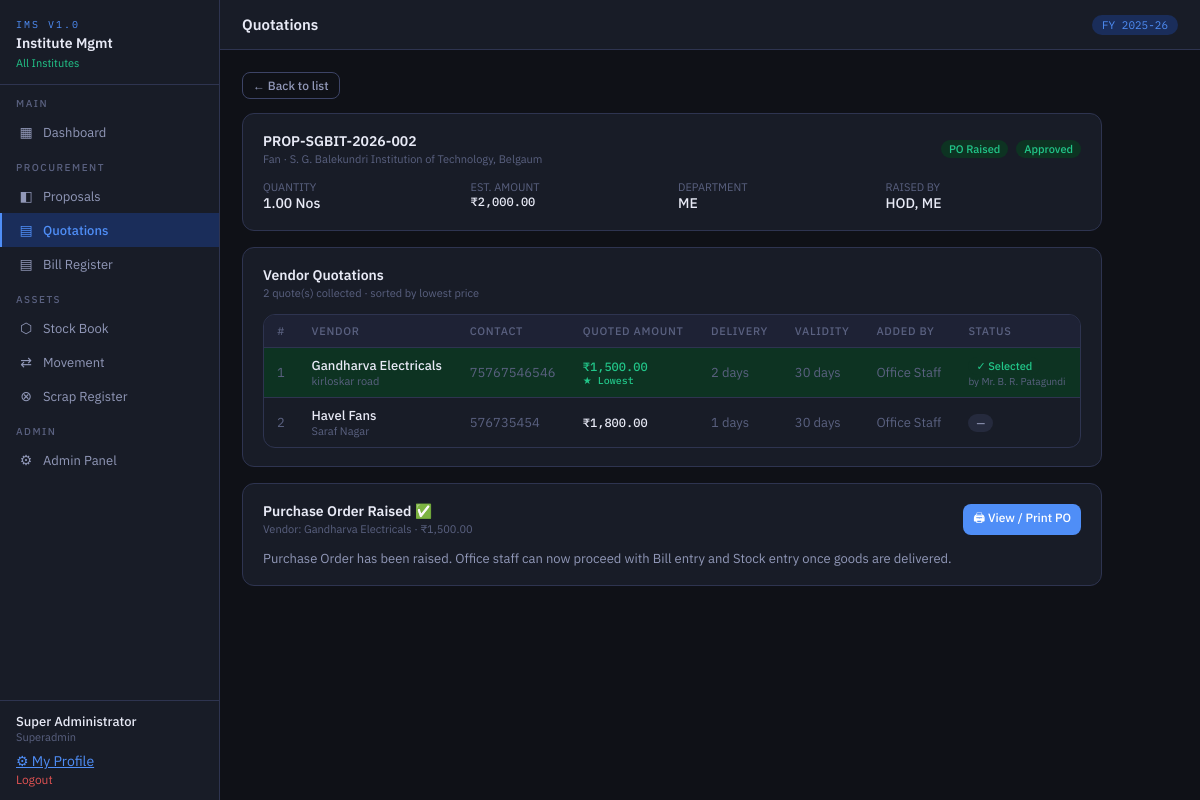
The page /modules/quotations/index.php?proposal_id=4 (signed in) on the database its author committed.
### tables this page shows
CREATE TABLE `proposals` (
  `id` int(10) UNSIGNED NOT NULL,
  `inst_id` int(10) UNSIGNED NOT NULL,
  `fy_id` tinyint(3) UNSIGNED NOT NULL,
  `proposal_no` varchar(25) NOT NULL,
  `proposal_date` date NOT NULL,
  `department` varchar(100) DEFAULT NULL,
  `item_name` varchar(200) NOT NULL,
  `cat_id` smallint(5) UNSIGNED DEFAULT NULL,
  `quantity` decimal(10,2) NOT NULL,
  `unit` varchar(20) DEFAULT 'Nos',
  `est_amount` decimal(12,2) NOT NULL,
  `justification` text DEFAULT NULL,
  `raised_by` varchar(100) DEFAULT NULL,
  `designation` varchar(80) DEFAULT NULL,
  `status` enum('Pending','Approved','Rejected','Purchased') DEFAULT 'Pending',
  `quotation_status` enum('Not Started','Quotes Collected','Vendor Selected','PO Raised') DEFAULT 'Not Started',
  `approved_by` varchar(100) DEFAULT NULL,
  `approved_date` date DEFAULT NULL,
  `approval_note` text DEFAULT NULL,
  `created_by` int(10) UNSIGNED DEFAULT NULL,
  `created_at` timestamp NOT NULL DEFAULT current_timestamp()
);

CREATE TABLE `institutes` (
  `id` int(10) UNSIGNED NOT NULL,
  `type_id` tinyint(3) UNSIGNED NOT NULL,
  `inst_code` varchar(12) NOT NULL,
  `inst_name` varchar(120) NOT NULL,
  `address` text DEFAULT NULL,
  `city` varchar(60) DEFAULT NULL,
  `district` varchar(60) DEFAULT NULL,
  `state` varchar(60) DEFAULT 'Karnataka',
  `pincode` varchar(10) DEFAULT NULL,
  `phone` varchar(20) DEFAULT NULL,
  `email` varchar(100) DEFAULT NULL,
  `principal` varchar(100) DEFAULT NULL,
  `is_active` tinyint(1) DEFAULT 1,
  `created_at` timestamp NOT NULL DEFAULT current_timestamp()
);

CREATE TABLE `quotations` (
  `id` int(10) UNSIGNED NOT NULL,
  `inst_id` int(10) UNSIGNED NOT NULL,
  `proposal_id` int(10) UNSIGNED NOT NULL,
  `vendor_name` varchar(150) NOT NULL,
  `vendor_contact` varchar(100) DEFAULT NULL,
  `vendor_address` text DEFAULT NULL,
  `vendor_gstin` varchar(20) DEFAULT NULL,
  `quoted_amount` decimal(12,2) NOT NULL,
  `delivery_days` int(11) DEFAULT 0,
  `validity_days` int(11) DEFAULT 30,
  `remarks` text DEFAULT NULL,
  `is_selected` tinyint(1) DEFAULT 0,
  `selected_by` varchar(100) DEFAULT NULL,
  `selected_at` datetime DEFAULT NULL,
  `added_by` int(10) UNSIGNED DEFAULT NULL,
  `created_at` timestamp NOT NULL DEFAULT current_timestamp()
);

CREATE TABLE `users` (
  `id` int(10) UNSIGNED NOT NULL,
  `inst_id` int(10) UNSIGNED DEFAULT NULL,
  `username` varchar(60) NOT NULL,
  `password` varchar(255) NOT NULL,
  `full_name` varchar(100) NOT NULL,
  `email` varchar(100) DEFAULT NULL,
  `role` enum('superadmin','principal','office_staff','teacher','auditor') DEFAULT 'office_staff',
  `is_active` tinyint(1) DEFAULT 1,
  `last_login` datetime DEFAULT NULL,
  `created_at` timestamp NOT NULL DEFAULT current_timestamp(),
  `signature` varchar(255) DEFAULT NULL
);

### config/db.php (called while the page is built, shortened)
<?php
function db(): mysqli {
    static $conn = null;
    if ($conn === null) {
        $conn = new mysqli(DB_HOST, DB_USER, DB_PASS, DB_NAME, DB_PORT);
        $conn->set_charset('utf8mb4');
    }
    return $conn;
}
function query(string $sql, string $types = '', ...$params): mysqli_result|bool {
    $db  = db();
    $stmt = $db->prepare($sql);
    if ($types && $params) $stmt->bind_param($types, ...$params);
    $stmt->execute();
    $result = $stmt->get_result();
    return $result !== false ? $result : true;
}
function row(string $sql, string $types = '', ...$params): ?array {
    $r = query($sql, $types, ...$params);
    return ($r instanceof mysqli_result) ? ($r->fetch_assoc() ?: null) : null;
}
function rows(string $sql, string $types = '', ...$params): array {
    $r = query($sql, $types, ...$params);
    $out = [];
    while ($row = $r->fetch_assoc()) $out[] = $row;
    return $out;
}
function esc(string $val): string {
    return htmlspecialchars($val, ENT_QUOTES, 'UTF-8');
}
function money(float $v): string {
    return '₹' . number_format($v, 2);
}

### modules/quotations/index.php (the view, shortened to what this page needs)
<?php
require_once __DIR__ . '/../../config/db.php';
require_once __DIR__ . '/../../includes/layout.php';
$propId    = (int)($_GET['proposal_id'] ?? 0);
$proposal  = $propId ? row(
    "SELECT p.*, i.inst_name, i.inst_code FROM proposals p
     LEFT JOIN institutes i ON p.inst_id = i.id
     WHERE p.id=?", 'i', $propId
) : null;
$quotes    = $propId ? rows(
    "SELECT q.*, u.full_name AS added_by_name FROM quotations q
     LEFT JOIN users u ON q.added_by = u.id
     WHERE q.proposal_id=? ORDER BY q.quoted_amount ASC", 'i', $propId
) : [];
$selectedQuote = $propId ? row(
    "SELECT * FROM quotations WHERE proposal_id=? AND is_selected=1", 'i', $propId
) : null;
$showPO = isset($_GET['po']) && $selectedQuote;
?>
<?php if ($showPO && $proposal && $selectedQuote): ?>
<div style="max-width:780px">
  <div style="display:flex;gap:8px;margin-bottom:16px">
    <a href="?proposal_id=<?= $propId ?>" class="btn btn-ghost btn-sm">← Back</a>
    <button onclick="window.print()" class="btn btn-primary btn-sm">🖨 Print Purchase Order</button>
  </div>
  <div id="po-print" class="card" style="padding:32px">
    <div style="text-align:center;border-bottom:2px solid var(--bd);padding-bottom:16px;margin-bottom:20px">
      <div style="font-size:20px;font-weight:700"><?= esc($proposal['inst_name']) ?></div>
      <div style="font-size:13px;color:var(--tx2);margin-top:4px">PURCHASE ORDER</div>
      <div style="font-family:var(--mono);font-size:12px;color:var(--ac);margin-top:4px">
        PO-<?= esc($proposal['inst_code']) ?>-<?= date('Y') ?>-<?= str_pad($proposal['id'], 3, '0', STR_PAD_LEFT) ?>
      </div>
    </div>
    <div style="display:grid;grid-template-columns:1fr 1fr;gap:20px;margin-bottom:20px">
      <div>
        <div style="font-size:11px;color:var(--tx3);margin-bottom:4px">TO (VENDOR)</div>
        <div style="font-weight:600"><?= esc($selectedQuote['vendor_name']) ?></div>
        <?php if ($selectedQuote['vendor_address']): ?>
        <div style="color:var(--tx2);font-size:12px;margin-top:3px"><?= nl2br(esc($selectedQuote['vendor_address'])) ?></div>
        <?php endif; ?>
        <?php if ($selectedQuote['vendor_gstin']): ?>
        <div style="font-size:12px;color:var(--tx3);margin-top:3px">GSTIN: <?= esc($selectedQuote['vendor_gstin']) ?></div>
        <?php endif; ?>
        <?php if ($selectedQuote['vendor_contact']): ?>
        <div style="font-size:12px;color:var(--tx3)">Contact: <?= esc($selectedQuote['vendor_contact']) ?></div>
        <?php endif; ?>
      </div>
      <div>
        <div style="font-size:11px;color:var(--tx3);margin-bottom:4px">PO DETAILS</div>
        <table style="font-size:12px;border:none">
          <tr><td style="color:var(--tx3);padding:2px 12px 2px 0;border:none">PO Date</td><td style="border:none"><?= date('d M Y') ?></td></tr>
          <tr><td style="color:var(--tx3);padding:2px 12px 2px 0;border:none">Proposal Ref</td><td style="border:none;font-family:var(--mono)"><?= esc($proposal['proposal_no']) ?></td></tr>
          <tr><td style="color:var(--tx3);padding:2px 12px 2px 0;border:none">Delivery in</td><td style="border:none"><?= $selectedQuote['delivery_days'] ?> days</td></tr>
          <tr><td style="color:var(--tx3);padding:2px 12px 2px 0;border:none">Selected by</td><td style="border:none"><?= esc($selectedQuote['selected_by']) ?></td></tr>
        </table>
      </div>
    </div>
    <div style="margin-bottom:20px">
      <div style="font-size:11px;color:var(--tx3);margin-bottom:8px">ORDER DETAILS</div>
      <div class="tbl-wrap">
        <table>
          <thead>
            <tr><th>#</th><th>Item / Description</th><th>Qty</th><th>Unit</th><th>Unit Rate (₹)</th><th>Total (₹)</th></tr>
          </thead>
          <tbody>
            <tr>
              <td>1</td>
              <td><?= esc($proposal['item_name']) ?><?php if ($proposal['justification']): ?><div style="font-size:11px;color:var(--tx3)"><?= esc(mb_strimwidth($proposal['justification'],0,80,'…')) ?></div><?php endif; ?></td>
              <td class="mono"><?= esc($proposal['quantity']) ?></td>
              <td><?= esc($proposal['unit']) ?></td>
              <td class="mono"><?= money($selectedQuote['quoted_amount'] / max(1,$proposal['quantity'])) ?></td>
              <td class="mono fw500 text-green"><?= money($selectedQuote['quoted_amount']) ?></td>
            </tr>
          </tbody>
          <tfoot>
            <tr>
              <td colspan="5" style="text-align:right;font-weight:600;padding:10px 13px;border-top:1px solid var(--bd)">TOTAL AMOUNT</td>
              <td class="mono fw500" style="color:var(--gn);font-size:15px;border-top:1px solid var(--bd)"><?= money($selectedQuote['quoted_amount']) ?></td>
            </tr>
          </tfoot>
        </table>
      </div>
    </div>
    <?php if ($selectedQuote['remarks']): ?>
    <div style="background:var(--bg3);border-radius:var(--r);padding:12px;margin-bottom:20px">
      <div style="font-size:11px;color:var(--tx3);margin-bottom:4px">REMARKS / TERMS</div>
      <div style="font-size:13px"><?= nl2br(esc($selectedQuote['remarks'])) ?></div>
    </div>
    <?php endif; ?>
    <div style="display:grid;grid-template-columns:1fr 1fr;gap:40px;margin-top:40px;padding-top:20px;border-top:1px solid var(--bd)">
      <div style="text-align:center">
        <div style="border-top:1px solid var(--tx3);padding-top:8px;margin-top:40px;font-size:12px;color:var(--tx3)">
          Office Staff Signature
        </div>
      </div>
      <div style="text-align:center">
        <div style="border-top:1px solid var(--tx3);padding-top:8px;margin-top:40px;font-size:12px;color:var(--tx3)">
          Principal Signature
        </div>
      </div>
    </div>
  </div>
</div>
<style>
@media print {
  .sidebar, .topbar, .btn, #po-print > div:first-child { display: none !important; }
  .main-wrap { margin: 0; }
  #po-print { border: none; padding: 0; }
  body { background: white; color: black; }
  :root { --bg2: white; --bg3: #f5f5f5; --bd: #ddd; --tx: black; --tx2: #444; --tx3: #666; --gn: #1a7a4a; --ac: #1a4a9a; }
}
</style>
<?php elseif ($proposal): ?>
<div style="max-width:860px">
  <div style="margin-bottom:14px">
    <a href="<?= BASE_URL ?>/modules/quotations/" class="btn btn-ghost btn-sm">← Back to list</a>
  </div>
  <div class="card" style="margin-bottom:16px">
    <div class="sec-hdr">
      <div>
        <div class="sec-title"><?= esc($proposal['proposal_no']) ?></div>
        <div class="sec-sub"><?= esc($proposal['item_name']) ?> · <?= esc($proposal['inst_name']) ?></div>
      </div>
      <div style="display:flex;gap:8px;align-items:center">
        <?php
          $qstatus = $proposal['quotation_status'] ?? 'Not Started';
          $qbadge  = ['Not Started'=>'bg-gray','Quotes Collected'=>'bg-amber','Vendor Selected'=>'bg-blue','PO Raised'=>'bg-green'][$qstatus] ?? 'bg-gray';
        ?>
        <span class="badge <?= $qbadge ?>"><?= esc($qstatus) ?></span>
        <span class="badge bg-green">Approved</span>
      </div>
    </div>
    <div style="display:grid;grid-template-columns:repeat(4,1fr);gap:12px;margin-top:8px">
      <div><div style="font-size:11px;color:var(--tx3)">QUANTITY</div><div class="fw500"><?= esc($proposal['quantity']) ?> <?= esc($proposal['unit']) ?></div></div>
      <div><div style="font-size:11px;color:var(--tx3)">EST. AMOUNT</div><div class="fw500 mono"><?= money($proposal['est_amount']) ?></div></div>
      <div><div style="font-size:11px;color:var(--tx3)">DEPARTMENT</div><div class="fw500"><?= esc($proposal['department'] ?: '—') ?></div></div>
      <div><div style="font-size:11px;color:var(--tx3)">RAISED BY</div><div class="fw500"><?= esc($proposal['raised_by'] ?: '—') ?></div></div>
    </div>
  </div>
  <div class="card" style="margin-bottom:16px">
    <div class="sec-hdr">
      <div>
        <div class="sec-title">Vendor Quotations</div>
        <div class="sec-sub"><?= count($quotes) ?> quote(s) collected · sorted by lowest price</div>
      </div>
    </div>
    <?php if ($quotes): ?>
    <div class="tbl-wrap">
      <table>
        <thead>
          <tr>
            <th>#</th><th>Vendor</th><th>Contact</th><th>Quoted Amount</th>
            <th>Delivery</th><th>Validity</th><th>Added by</th><th>Status</th>
          </tr>
        </thead>
        <tbody>
        <?php foreach ($quotes as $i => $q): ?>
          <tr style="<?= $q['is_selected'] ? 'background:var(--gns)' : '' ?>">
            <td class="muted"><?= $i+1 ?></td>
            <td>
              <div class="fw500"><?= esc($q['vendor_name']) ?></div>
              <?php if ($q['vendor_address']): ?><div class="muted" style="font-size:11px"><?= esc(mb_strimwidth($q['vendor_address'],0,40,'…')) ?></div><?php endif; ?>
            </td>
            <td class="muted"><?= esc($q['vendor_contact'] ?: '—') ?></td>
            <td class="mono fw500" style="color:<?= $i===0 ? 'var(--gn)' : 'var(--tx)' ?>">
              <?= money($q['quoted_amount']) ?>
              <?php if ($i===0 && count($quotes)>1): ?><div style="font-size:10px;color:var(--gn)">★ Lowest</div><?php endif; ?>
            </td>
            <td class="muted"><?= $q['delivery_days'] ? $q['delivery_days'].' days' : '—' ?></td>
            <td class="muted"><?= $q['validity_days'] ? $q['validity_days'].' days' : '—' ?></td>
            <td class="muted"><?= esc($q['added_by_name'] ?? '—') ?></td>
            <td>
              <?php if ($q['is_selected']): ?>
                <span class="badge bg-green">✓ Selected</span>
                <?php if ($q['selected_by']): ?><div class="muted" style="font-size:10px">by <?= esc($q['selected_by']) ?></div><?php endif; ?>
              <?php else: ?>
                <span class="badge bg-gray">—</span>
              <?php endif; ?>
            </td>
          </tr>
        <?php endforeach; ?>
        </tbody>
      </table>
    </div>
    <?php else: ?>
    <div class="empty"><div class="empty-icon">📄</div><div class="empty-title">No quotations added yet</div><div class="empty-sub">Office staff should collect quotes from vendors and add them here</div></div>
    <?php endif; ?>
  </div>
  <?php if (($proposal['quotation_status'] ?? '') === 'PO Raised' && $selectedQuote): ?>
  <div class="card">
    <div class="sec-hdr">
      <div>
        <div class="sec-title">Purchase Order Raised ✅</div>
        <div class="sec-sub">Vendor: <?= esc($selectedQuote['vendor_name']) ?> · <?= money($selectedQuote['quoted_amount']) ?></div>
      </div>
      <a href="?proposal_id=<?= $proposal['id'] ?>&po=1" class="btn btn-primary btn-sm">🖨 View / Print PO</a>
    </div>
    <div style="color:var(--tx2);font-size:13px">
      Purchase Order has been raised. Office staff can now proceed with Bill entry and Stock entry once goods are delivered.
    </div>
  </div>
  <?php endif; ?>
</div>
<?php endif; ?>

### rows shown on the page
proposals: proposal_no "PROP-SGBIT-2026-002", item_name "Fan", inst.inst_name "S. G. Balekundri Institution of Technology, Belgaum", quotation_status "PO Raised", quantity "1.00", unit "Nos", est_amount "₹2,000.00", department "ME", raised_by "HOD, ME"
quotations: vendor_name "Gandharva Electricals", vendor_address "kirloskar road", vendor_contact "75767546546", quoted_amount "₹1,500.00", shows "★ Lowest", delivery_days "2", validity_days "30", added_by.full_name "Office Staff", selected_by "Mr. B. R. Patagundi"
quotations: vendor_name "Havel Fans", vendor_address "Saraf Nagar", vendor_contact "576735454", quoted_amount "₹1,800.00", delivery_days "1", validity_days "30", added_by.full_name "Office Staff"

### other values the page prints
$inst "All Institutes"
$user "Super Administrator"
$role "Superadmin"
$pageTitle "Quotations"
$fy "2025-26"
count($quotes) "2"
